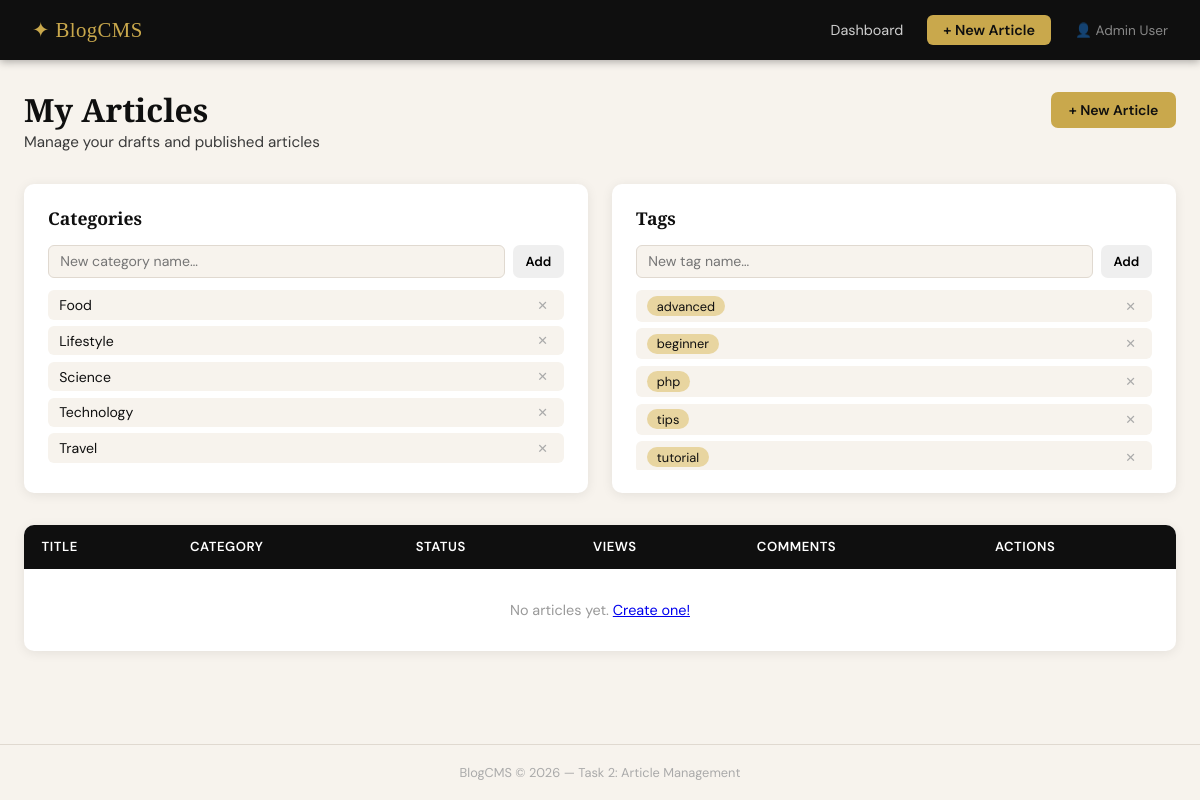
Screenshot of /controllers/ArticleController.php?action=dashboard (signed in) with the database file from the repository.
### tables this page shows
CREATE TABLE IF NOT EXISTS categories (
  id   INT AUTO_INCREMENT PRIMARY KEY,
  name VARCHAR(100) NOT NULL UNIQUE
);

CREATE TABLE IF NOT EXISTS tags (
  id   INT AUTO_INCREMENT PRIMARY KEY,
  name VARCHAR(100) NOT NULL UNIQUE
);

### config/database.php (called while the page is built, shortened)
<?php
function getDB(): PDO {
    static $pdo = null;
    if ($pdo === null) {
        $dsn = "mysql:host=" . DB_HOST . ";port=" . DB_PORT
             . ";dbname=" . DB_NAME . ";charset=" . DB_CHARSET;
        $options = [
            PDO::ATTR_ERRMODE            => PDO::ERRMODE_EXCEPTION,
            PDO::ATTR_DEFAULT_FETCH_MODE => PDO::FETCH_ASSOC,
            PDO::ATTR_EMULATE_PREPARES   => false,
        ];
        try {
            $pdo = new PDO($dsn, DB_USER, DB_PASS, $options);
        } catch (PDOException $e) {
            http_response_code(500);
            die(json_encode(['error' => 'Database connection failed: ' . $e->getMessage()]));
        }
    }
    return $pdo;
}

### models/CategoryModel.php (called while the page is built, shortened)
<?php
require_once __DIR__ . '/../config/database.php';
class CategoryModel {
    private PDO $db;
    public function __construct() {
        $this->db = getDB();
    }
    public function getAll(): array {
        return $this->db->query("SELECT * FROM categories ORDER BY name")->fetchAll();
    }
}

### models/TagModel.php (called while the page is built, shortened)
<?php
require_once __DIR__ . '/../config/database.php';
class TagModel {
    private PDO $db;
    public function __construct() {
        $this->db = getDB();
    }
    public function getAll(): array {
        return $this->db->query("SELECT * FROM tags ORDER BY name")->fetchAll();
    }
}

### views/articles/dashboard.php (the view, shortened to what this page needs)
<?php require __DIR__ . '/../layouts/header.php'; ?>
<div class="page-header">
  <div>
    <h1 class="page-title">My Articles</h1>
    <p class="page-sub">Manage your drafts and published articles</p>
  </div>
  <a href="ArticleController.php?action=create" class="btn btn-primary">+ New Article</a>
</div>
<div class="taxonomy-grid">
  <div class="taxonomy-card">
    <h2 class="taxonomy-title">Categories</h2>
    <form class="taxonomy-form" id="cat-form">
      <input type="text" id="cat-name" placeholder="New category name…" required />
      <button type="submit" class="btn btn-sm">Add</button>
    </form>
    <ul class="taxonomy-list" id="cat-list">
      <?php foreach ($categories as $cat): ?>
      <li data-id="<?= $cat['id'] ?>">
        <span><?= htmlspecialchars($cat['name']) ?></span>
        <button class="del-btn del-cat" data-id="<?= $cat['id'] ?>">✕</button>
      </li>
      <?php endforeach; ?>
    </ul>
  </div>
  <div class="taxonomy-card">
    <h2 class="taxonomy-title">Tags</h2>
    <form class="taxonomy-form" id="tag-form">
      <input type="text" id="tag-name" placeholder="New tag name…" required />
      <button type="submit" class="btn btn-sm">Add</button>
    </form>
    <ul class="taxonomy-list" id="tag-list">
      <?php foreach ($tags as $tag): ?>
      <li data-id="<?= $tag['id'] ?>">
        <span class="tag-pill"><?= htmlspecialchars($tag['name']) ?></span>
        <button class="del-btn del-tag" data-id="<?= $tag['id'] ?>">✕</button>
      </li>
      <?php endforeach; ?>
    </ul>
  </div>
</div>
<div class="table-card">
  <table class="articles-table">
    <thead>
      <tr>
        <th>Title</th>
        <th>Category</th>
        <th>Status</th>
        <th>Views</th>
        <th>Comments</th>
        <th>Actions</th>
      </tr>
    </thead>
    <tbody id="articles-tbody">
      <?php if (empty($articles)): ?>
      <tr><td colspan="6" class="empty-row">No articles yet. <a href="ArticleController.php?action=create">Create one!</a></td></tr>
      <?php endif; ?>
    </tbody>
  </table>
</div>
<?php require __DIR__ . '/../layouts/footer.php'; ?>

### controllers/ArticleController.php (shortened to what this page needs)
<?php
require_once __DIR__ . '/../models/CategoryModel.php';
require_once __DIR__ . '/../models/TagModel.php';
$articleModel  = new ArticleModel();
$categoryModel = new CategoryModel();
$tagModel      = new TagModel();
$action = $_GET['action'] ?? 'dashboard';
if ($action === 'dashboard') {
    $articleModel->publishScheduled();
    $articles   = $articleModel->getAllByAuthor((int)$_SESSION['user_id']);
    $categories = $categoryModel->getAll();
    $tags       = $tagModel->getAll();
    require __DIR__ . '/../views/articles/dashboard.php';
    exit;
}

### views/layouts/header.php (shortened to what this page needs)
<!DOCTYPE html>
<html lang="en">
<head>
  <link rel="stylesheet" href="/public/css/style.css" />
</head>
<body>
<nav class="navbar">
  <a class="brand" href="ArticleController.php?action=dashboard">✦ BlogCMS</a>
  <div class="nav-links">
    <a href="ArticleController.php?action=dashboard">Dashboard</a>
    <a href="ArticleController.php?action=create" class="btn-nav">+ New Article</a>
    <span class="nav-user">👤 <?= htmlspecialchars($_SESSION['name'] ?? 'Author') ?></span>
  </div>
</nav>
<main class="main-wrap">

### views/layouts/footer.php
</main>
<footer class="site-footer">
  <p>BlogCMS &copy; <?= date('Y') ?> — Task 2: Article Management</p>
</footer>
</body>
</html>

### public/css/style.css (style rules this page uses)
*, *::before, *::after { box-sizing: border-box; margin: 0; padding: 0; }
:root { --ink: #0f0f0f; --ink-soft: #3a3a3a; --cream: #f7f3ed; --white: #ffffff; --gold: #c9a84c; --gold-light: #e8d5a0; --sage: #8a9e7b; --red: #c0392b; --red-light: #f9ebea; --green: #27ae60; --green-light:#e9f7ef; --border: #e0d9d0; --shadow: 0 2px 12px rgba(0,0,0,.08); --radius: 10px; --font-head: 'Playfair Display', Georgia, serif; --font-body: 'DM Sans', system-ui, sans-serif; }
html { font-size: 16px; }
body { font-family: var(--font-body); background: var(--cream); color: var(--ink); min-height: 100vh; display: flex; flex-direction: column; }
.navbar { background: var(--ink); color: var(--white); display: flex; align-items: center; justify-content: space-between; padding: 0 2rem; height: 60px; position: sticky; top: 0; z-index: 100; box-shadow: 0 2px 8px rgba(0,0,0,.3); }
.brand { font-family: var(--font-head); font-size: 1.3rem; color: var(--gold); text-decoration: none; letter-spacing: .02em; }
.nav-links { display: flex; align-items: center; gap: 1.5rem; }
.nav-links a { color: rgba(255,255,255,.8); text-decoration: none; font-size: .9rem; transition: color .2s; }
.btn-nav { background: var(--gold) !important; color: var(--ink) !important; padding: .4rem 1rem; border-radius: 6px; font-weight: 600; }
.nav-user { color: rgba(255,255,255,.5); font-size: .85rem; }
.main-wrap { flex: 1; max-width: 1200px; margin: 0 auto; padding: 2rem 1.5rem 3rem; width: 100%; }
.page-header { display: flex; align-items: flex-start; justify-content: space-between; margin-bottom: 2rem; flex-wrap: wrap; gap: 1rem; }
.page-title { font-family: var(--font-head); font-size: 2rem; color: var(--ink); line-height: 1.1; }
.page-sub { color: var(--ink-soft); margin-top: .3rem; font-size: .95rem; }
.btn { display: inline-flex; align-items: center; gap: .4rem; border: none; border-radius: 7px; cursor: pointer; font-family: var(--font-body); font-weight: 600; font-size: .88rem; padding: .55rem 1.1rem; text-decoration: none; transition: opacity .15s, transform .1s; }
.btn-primary { background: var(--gold); color: var(--ink); }
.btn-sm { padding: .35rem .8rem; font-size: .82rem; }
.taxonomy-grid { display: grid; grid-template-columns: 1fr 1fr; gap: 1.5rem; margin-bottom: 2rem; }
.taxonomy-card { background: var(--white); border-radius: var(--radius); box-shadow: var(--shadow); padding: 1.4rem 1.5rem; }
.taxonomy-title { font-family: var(--font-head); font-size: 1.1rem; margin-bottom: .9rem; color: var(--ink); }
.taxonomy-form { display: flex; gap: .5rem; margin-bottom: .8rem; }
.taxonomy-form input { flex: 1; border: 1.5px solid var(--border); border-radius: 6px; padding: .4rem .7rem; font-size: .88rem; font-family: var(--font-body); background: var(--cream); color: var(--ink); outline: none; transition: border-color .2s; }
.taxonomy-list { list-style: none; display: flex; flex-direction: column; gap: .4rem; max-height: 180px; overflow-y: auto; }
.taxonomy-list li { display: flex; align-items: center; justify-content: space-between; background: var(--cream); border-radius: 6px; padding: .35rem .7rem; font-size: .88rem; animation: fadeIn .25s ease; }
.tag-pill { background: var(--gold-light); color: var(--ink); border-radius: 20px; padding: .1rem .6rem; font-size: .8rem; }
.del-btn { background: none; border: none; color: #aaa; cursor: pointer; font-size: .8rem; padding: .1rem .3rem; border-radius: 4px; transition: background .15s, color .15s; }
.table-card { background: var(--white); border-radius: var(--radius); box-shadow: var(--shadow); overflow-x: auto; }
.articles-table { width: 100%; border-collapse: collapse; font-size: .9rem; }
.articles-table thead { background: var(--ink); color: var(--white); }
.articles-table th { padding: .85rem 1.1rem; text-align: left; font-weight: 600; font-size: .82rem; letter-spacing: .04em; text-transform: uppercase; }
.articles-table td { padding: .8rem 1.1rem; border-bottom: 1px solid var(--border); vertical-align: middle; }
.articles-table tbody tr:last-child td { border-bottom: none; }
.empty-row { text-align: center; color: #999; padding: 2rem !important; }
.site-footer { text-align: center; padding: 1.2rem; font-size: .8rem; color: #aaa; border-top: 1px solid var(--border); }

### rows the page displays
categories: name "Food"
categories: name "Lifestyle"
categories: name "Science"
categories: name "Technology"
categories: name "Travel"
tags: name "advanced"
tags: name "beginner"
tags: name "php"
tags: name "tips"
tags: name "tutorial"

### other values shown
$_SESSION['name'] "Admin User"
